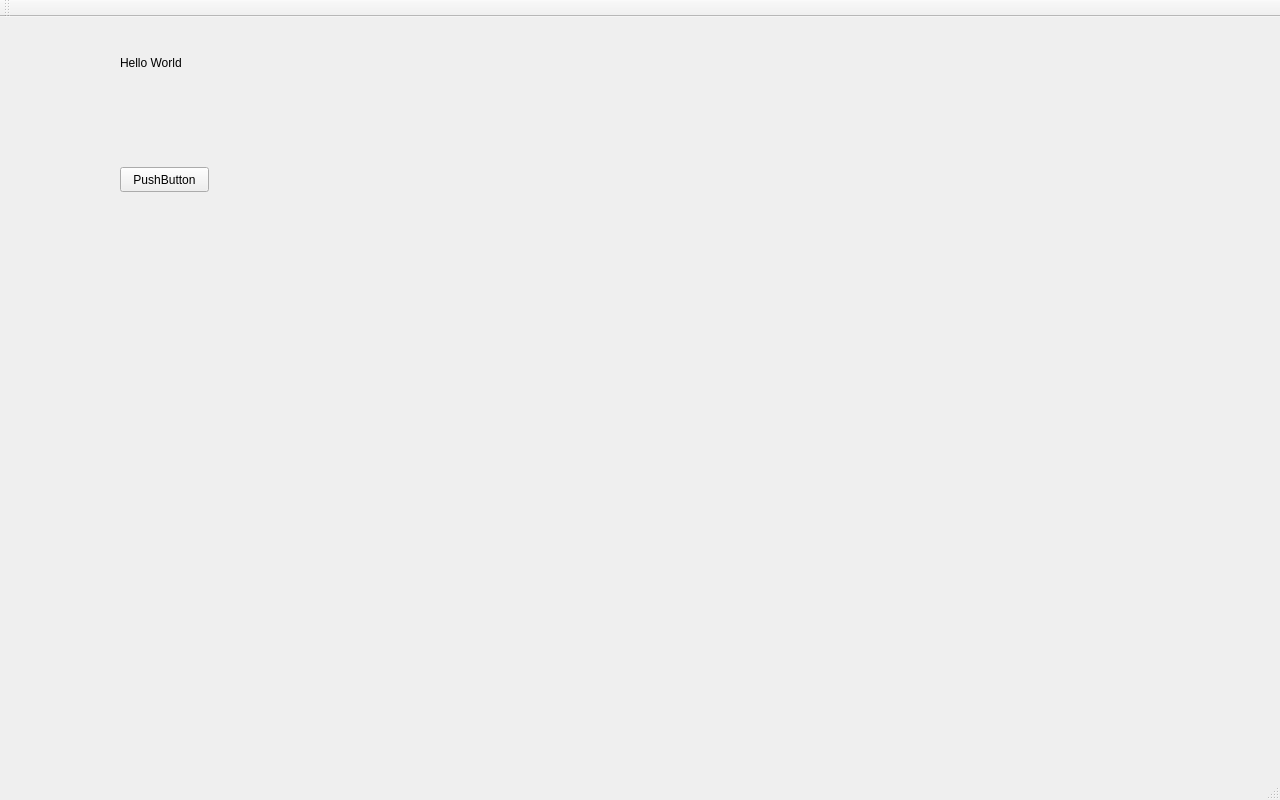
<?xml version="1.0" encoding="UTF-8"?>
<ui version="4.0">
 <class>MainWindow</class>
 <widget class="QMainWindow" name="MainWindow">
  <property name="geometry">
   <rect>
    <x>0</x>
    <y>0</y>
    <width>1280</width>
    <height>800</height>
   </rect>
  </property>
  <property name="windowTitle">
   <string>MainWindow</string>
  </property>
  <widget class="QWidget" name="centralWidget">
   <widget class="CustomCameraWidget" name="widget_camera" native="true">
    <property name="geometry">
     <rect>
      <x>10</x>
      <y>10</y>
      <width>800</width>
      <height>480</height>
     </rect>
    </property>
    <property name="minimumSize">
     <size>
      <width>320</width>
      <height>240</height>
     </size>
    </property>
    <widget class="QLabel" name="label">
     <property name="geometry">
      <rect>
       <x>110</x>
       <y>20</y>
       <width>111</width>
       <height>31</height>
      </rect>
     </property>
     <property name="text">
      <string>Hello World</string>
     </property>
    </widget>
    <widget class="QPushButton" name="pushButton">
     <property name="geometry">
      <rect>
       <x>110</x>
       <y>140</y>
       <width>89</width>
       <height>25</height>
      </rect>
     </property>
     <property name="text">
      <string>PushButton</string>
     </property>
    </widget>
   </widget>
   <widget class="CustomCameraWidget" name="widget_camera2" native="true">
    <property name="geometry">
     <rect>
      <x>890</x>
      <y>450</y>
      <width>371</width>
      <height>281</height>
     </rect>
    </property>
   </widget>
  </widget>
  <widget class="QMenuBar" name="menuBar">
   <property name="geometry">
    <rect>
     <x>0</x>
     <y>0</y>
     <width>1280</width>
     <height>22</height>
    </rect>
   </property>
  </widget>
  <widget class="QToolBar" name="mainToolBar">
   <attribute name="toolBarArea">
    <enum>TopToolBarArea</enum>
   </attribute>
   <attribute name="toolBarBreak">
    <bool>false</bool>
   </attribute>
  </widget>
  <widget class="QStatusBar" name="statusBar"/>
 </widget>
 <layoutdefault spacing="6" margin="11"/>
 <customwidgets>
  <customwidget>
   <class>CustomCameraWidget</class>
   <extends>QWidget</extends>
   <header>customcamerawidget.h</header>
   <container>1</container>
  </customwidget>
 </customwidgets>
 <resources/>
 <connections/>
</ui>
